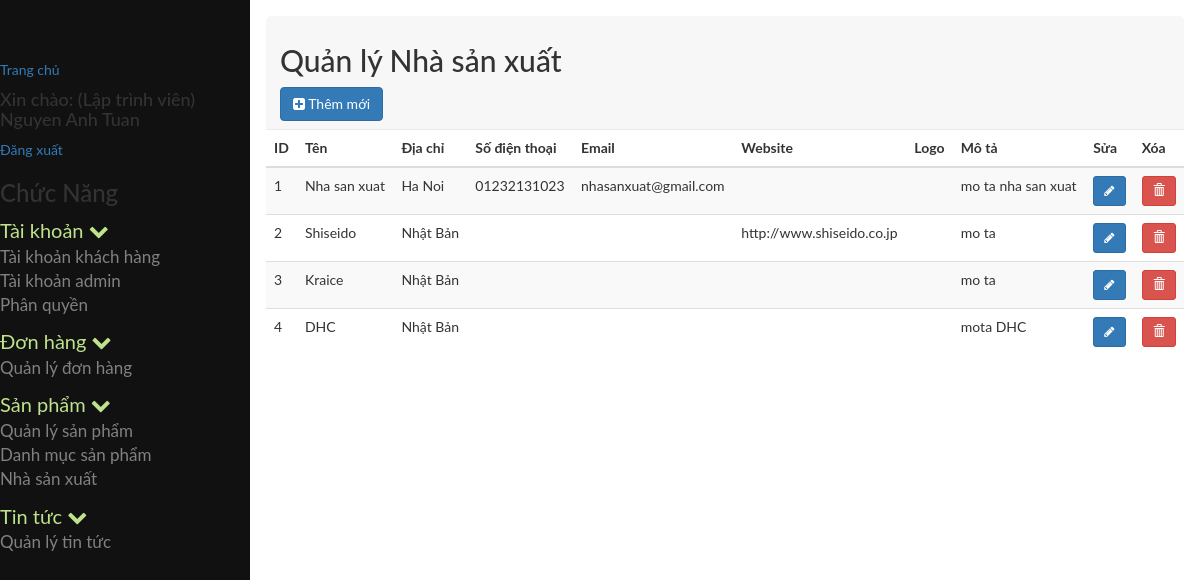
/admin/index.php?module=nhasanxuat (signed in), run on an earlier commit of the app's database.
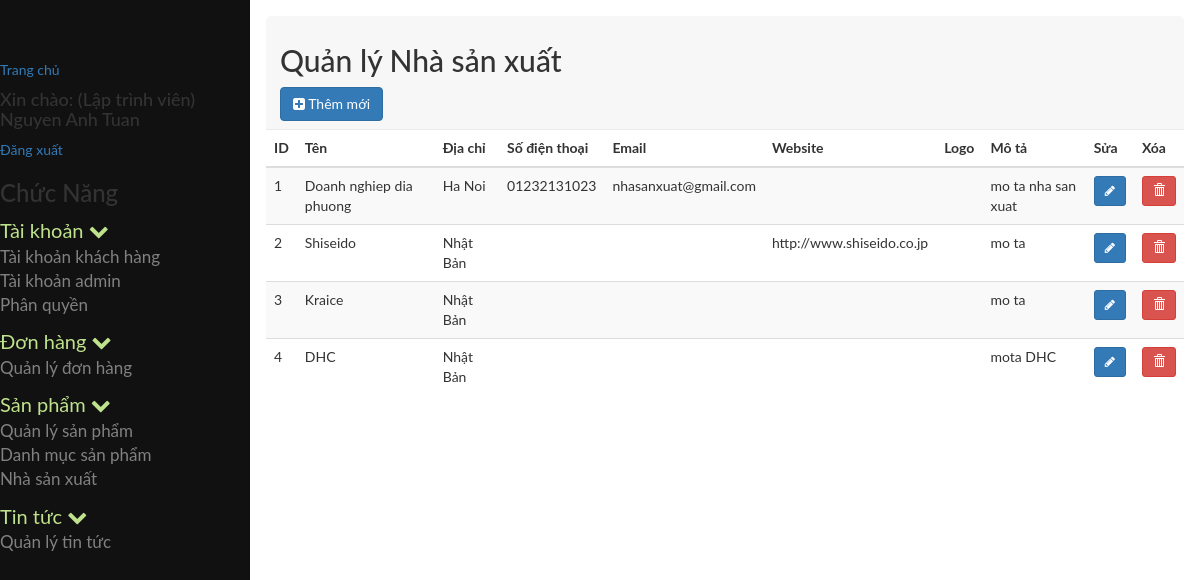
And on a later commit of the database.
### tables this page shows
CREATE TABLE `tb_nhasanxuat` (
  `id` int(11) NOT NULL,
  `nsx_ten` varchar(250) NOT NULL,
  `nsx_diachi` varchar(250) NOT NULL,
  `nsx_sodienthoai` varchar(20) NOT NULL,
  `nsx_email` varchar(250) NOT NULL,
  `nsx_website` varchar(250) NOT NULL,
  `nsx_logo` varchar(500) NOT NULL,
  `nsx_mota` varchar(500) NOT NULL
);

### admin/cores/loader.php (called while the page is built, shortened)
<?php
class loader
{
	public function view($name='',$data=array())
	{
		extract($data);
		include BASEPATH.'views/'.$name.'.php' ;
	}
}
?>

### admin/models/admin/nhasanxuat_model.php (called while the page is built, shortened)
<?php
include_once 'JATOVI_Model.php';
class nhasanxuat_model extends JATOVI_Model
{
	public function select_all_nsx()
	{
		$sql = "SELECT nsx.*, nsx.id as idnsx
		FROM tb_nhasanxuat nsx
		ORDER BY nsx.id";
			$query = $this->connection->prepare($sql);
		$query->execute();
		$result = $query->fetchAll();
		return $result;
	}
}
$nhasanxuat_model = new nhasanxuat_model();
 ?>

### admin/models/admin/JATOVI_Model.php (called while the page is built, shortened)
<?php
class JATOVI_Model
{
	private $host = 'localhost';
	private $dbname = 'project_jatovi';
	private $dbuser = 'root';
	private $dbpass = '';
	function __construct()
	{
		try {
			$this->connection  = new PDO("mysql:host={$this->host};dbname={$this->dbname};charset=utf8",$this->dbuser,$this->dbpass);
		} catch (PDOException $e) {
			echo "(DB connection error) Lỗi kết nối cơ sở dữ liệu: ".$e->getMessage();
		}
	}
}
?>

### admin/views/admin/sanpham/nhasanxuat.php (the view, shortened to what this page needs)
<div class="row">
	<div class="col-md-12">
		<div class="popover-title">
			<h2>Quản lý Nhà sản xuất</h2>
			<a class="btn btn-primary" data-toggle="modal" href="#insertdiv"><i class="fa fa-plus-square"></i> Thêm mới</a>
		</div>
	</div>
</div>
<div class="row">
	<div class="col-md-12">
		<div class="">
			<table class="table table-striped">
				<thead>
					<tr>
						<th>ID</th>
						<th>Tên</th>
						<th>Địa chỉ</th>
						<th>Số điện thoại</th>
						<th>Email</th>
						<th>Website</th>
						<th>Logo</th>
						<th>Mô tả</th>
						<th>Sửa</th>
						<th>Xóa</th>
					</tr>
				</thead>
				<tbody>
					<?php foreach ($nsx as $value): ?>
					<tr>
						<td><?=$value['id']?></td>
						<td><?=$value['nsx_ten']?></td>
						<td><?=$value['nsx_diachi']?></td>
						<td><?=$value['nsx_sodienthoai']?></td>
						<td><?=$value['nsx_email']?></td>
						<td><?=$value['nsx_website']?></td>
						<td><?=$value['nsx_logo']?></td>
						<td><?=$value['nsx_mota']?></td>
							<td>
							<a href="#edit<?=$value['id'];?>" class="btn btn-primary btn-sm" data-toggle="modal">
								<i class="fa fa-pencil" aria-hidden = "true"></i>
							</a>
						</td>
						<td>
							<a class="btn btn-danger btn-sm" data-toggle="modal" href="#del<?=$value['id'];?>">
								<i class="glyphicon glyphicon-trash" aria-hidden="true"></i>
							</a>
					</td>
				</tr>
			<?php endforeach; ?>
				</tbody>
			</table>

What changed in the data, as far as the page shows it:
changed tb_nhasanxuat "Ha Noi": nsx_ten "Nha san xuat" → "Doanh nghiep dia phuong"
